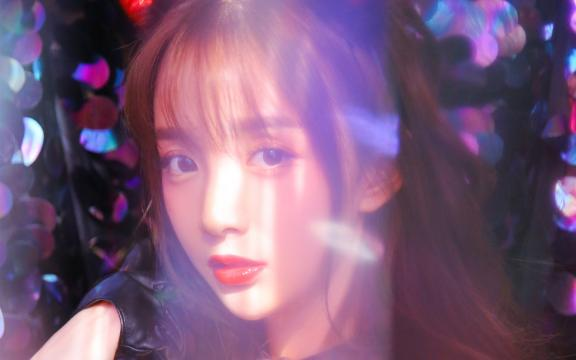
#> input picture data/images/cos.jpg, 576 x 360 px
$ python day018.py
#> lines starting #> are read from the running program, lines starting #| are printed output that depends on the picture
'''
Author       : Bingqiang Zhou
Date         : 2021-02-09 11:03:30
LastEditors  : Bingqiang Zhou
LastEditTime : 2021-02-11 14:23:32
Description  : 图像直方图均衡化
    图像直方图均衡化可以用于图像增强、对输入图像进行直方图均衡化处理，提升后续对象检测的准确率在OpenCV人脸检测的代码演示中已经很常见。
    此外对医学影像图像与卫星遥感图像也经常通过直方图均衡化来提升图像质量。

    OpenCV中直方图均衡化的API很简单
    - equalizeHist(src, dst)

    直方图均衡化原理可参考：
        https://zhuanlan.zhihu.com/p/44918476
        https://blog.csdn.net/qq_15971883/article/details/88699218 (有手算过程)

'''

import cv2 as cv
import numpy as np
import matplotlib.pyplot as plt

def custom_equalizeHist(image, show_figure=True):
    h, w = image.shape[:2]
    if image.ndim > 1:
        print("cvt to gray")
        image = cv.cvtColor(image, cv.COLOR_BGR2GRAY)

    hist = np.zeros((256), np.uint)
    equalized_hist = np.zeros((256), np.uint)

    # 计算各个通道的直方图
    for row in range(h):
        for col in range(w):
            hist[image[row, col]] += 1

    # 直方图均衡化
    hists_cumsum = np.cumsum(hist)
    mapping_func = np.round(hists_cumsum / (h * w) * (256-1)).astype("uint8")
    for i in range(256):
        equalized_hist[mapping_func[i]] += hist[i]

    # 映射，赋值，生成均衡化后的图像
    equalized_image = mapping_func[image]

    if show_figure:
        # 可视化相关图像：原图像灰度图、custom计算的均衡化后的图像
        plt.figure("images")
        plt.subplot(2, 3, 1)
        plt.imshow(image, cmap='gray')

        plt.subplot(2, 3, 2)
        plt.imshow(equalized_image, cmap='gray')

        plt.subplot(2, 3, 3)
        dst = cv.equalizeHist(image)
        dst_hist = cv.calcHist([dst], [0], None, [256], [0, 256])
        print("equalized_image: ", not np.any(dst - equalized_image)) ## 判断是否与opencv中的equalizeHist输出一致
        print("equalized_hist: ", not np.any(dst_hist[:, 0] - equalized_hist)) ## 判断是否与opencv中的均衡化后的直方图输出一致
        plt.imshow(dst, cmap='gray')

        plt.subplot(2, 3, 4)
        plt.plot(hist)

        plt.subplot(2, 3, 5)
        plt.plot(equalized_hist)

        plt.subplot(2, 3, 6)
        plt.plot(dst_hist)

        plt.show()

    return equalized_image, hist, equalized_hist

src = cv.imread("../data/images/cos.jpg")
#> src is the input picture: shape (360, 576, 3); mean B, G, R 121, 90.8, 123.9
rgb = cv.cvtColor(src, cv.COLOR_BGR2RGB)

## 调用opencv api进行均衡化
equalized_images = []
bgr = cv.split(src)
plt.figure(figsize=(4, 8))
for index, gray in enumerate(bgr):
    hist = cv.calcHist([gray], [0], None, [256], [0, 256])          # 计算均衡化前的直方图
    dst = cv.equalizeHist(gray)                                     # 直方图均衡化
    equalized_hist = cv.calcHist([dst], [0], None, [256], [0, 256]) # 计算均衡化后的直方图
    equalized_images.append(dst)
    plt.subplot(4, 2, index*2+1)
    plt.title("bgr"[index])
    plt.plot(hist)                                                  # 可视化均衡化前的直方图

    plt.subplot(4, 2, index*2+2)
    plt.title("bgr"[index]+" equalized")
    plt.plot(equalized_hist)                                        # 可视化均衡化后的直方图
#> this loop made 3 passes
#> pass 1, `dst = cv.equalizeHist(gray)`:
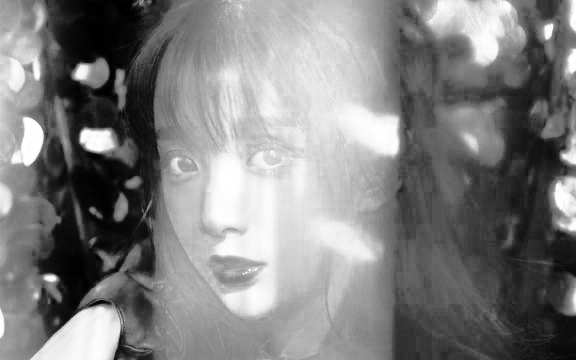
#> dst: shape (360, 576); min 0, max 255, mean 128.2
#> pass 2, `dst = cv.equalizeHist(gray)`:
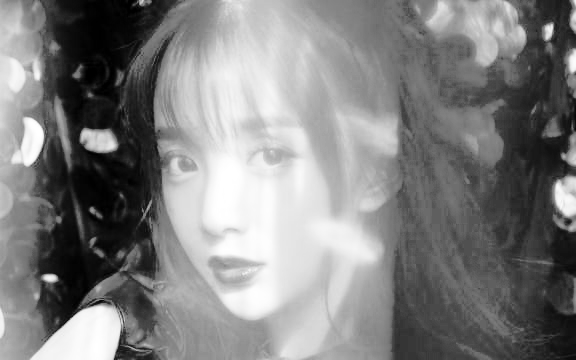
#> dst: shape (360, 576); min 0, max 255, mean 128.4
#> pass 3, `dst = cv.equalizeHist(gray)`:
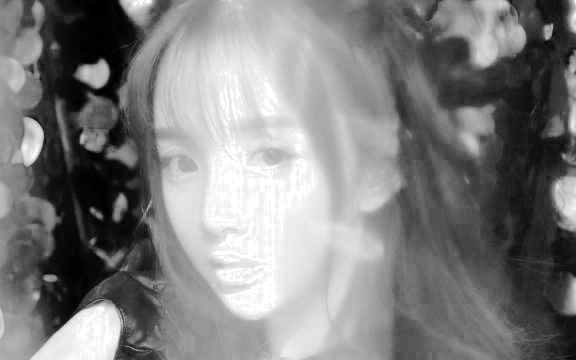
#> dst: shape (360, 576); min 0, max 255, mean 128.2
#> after the loop, equalized_images = 3 items

plt.subplot(4, 2, 7)
plt.imshow(rgb)

plt.subplot(4, 2, 8)
plt.imshow(cv.merge(equalized_images))                              # 可视化合并的衡化后图

plt.show()
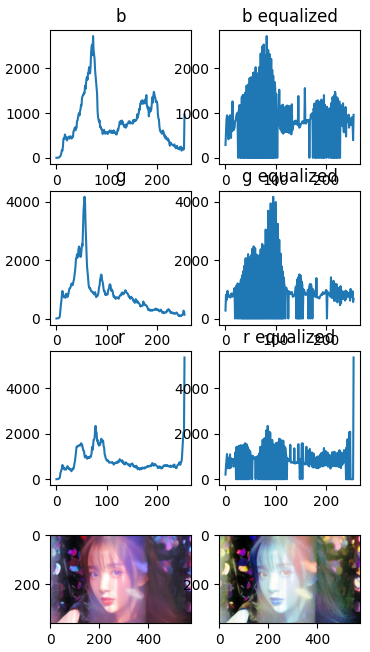
#> figure drawn by matplotlib, 8 panels; panel 1: curve peaks at x = 73, y = 2720; panel 2: curve peaks at x = 82, y = 2720; panel 3: curve peaks at x = 56, y = 4162; panel 4: curve peaks at x = 95, y = 4162

## 调用自行实现的直画图均衡化
custom_equalizeHist(src)
#> in custom_equalizeHist, `image = cv.cvtColor(image, cv.COLOR_BGR2GRAY)`:
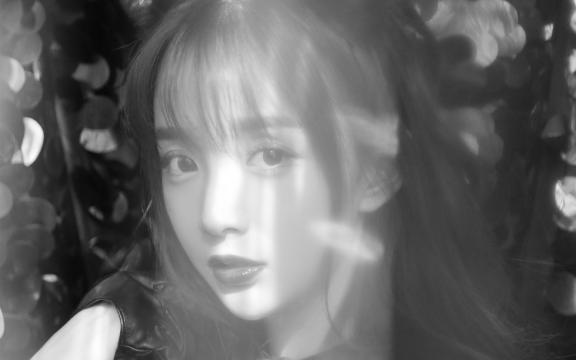
#> image: shape (360, 576); min 6, max 255, mean 104.1
#> in custom_equalizeHist, `equalized_image = mapping_func[image]`:
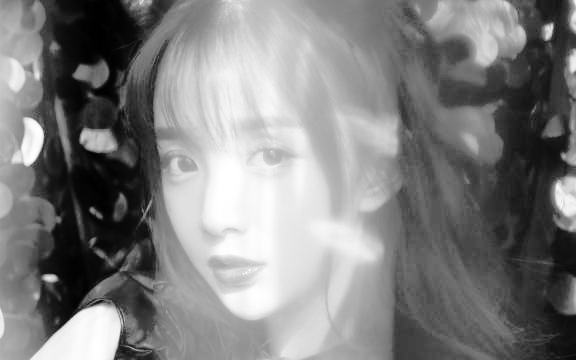
#> equalized_image: shape (360, 576); min 0, max 255, mean 128.3
#> in custom_equalizeHist, `dst_hist = cv.calcHist([dst], [0], None, [256], [0, 256])`: dst_hist = 256 values, max 3833 at index 87, min 0 at index 23, mean 810
#| equalized_image:  True
#| equalized_hist:  True
#> in custom_equalizeHist, `plt.show()`:
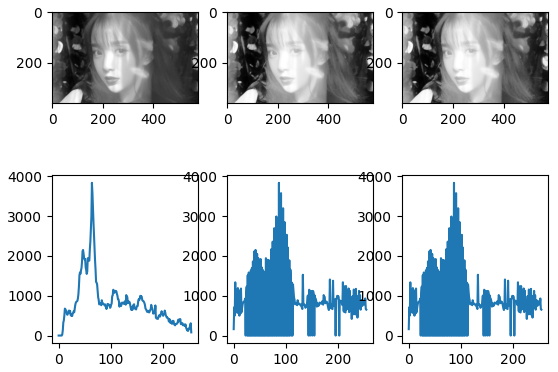
#> figure drawn by matplotlib, 6 panels; panel 4: curve peaks at x = 64, y = 3833; panel 5: curve peaks at x = 87, y = 3833; panel 6: curve peaks at x = 87, y = 3833
